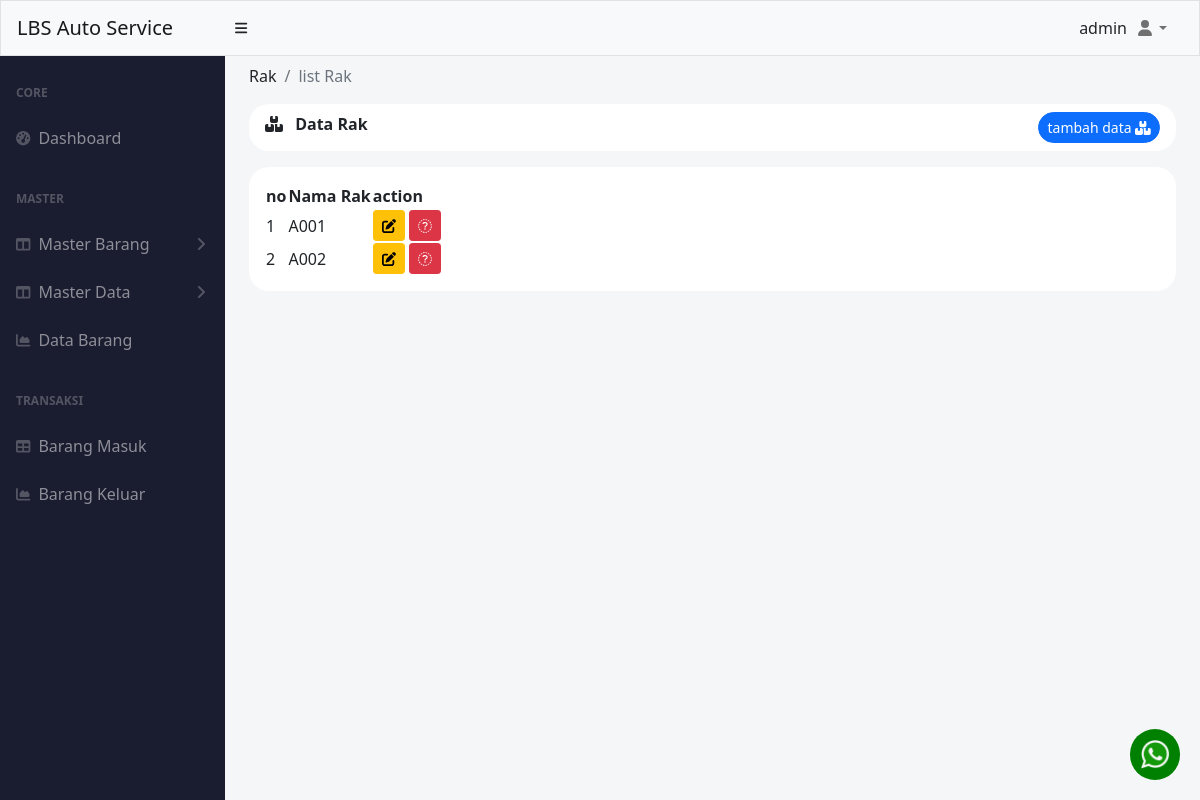
Before: /index.php?menu=rak (signed in) with the older database file.
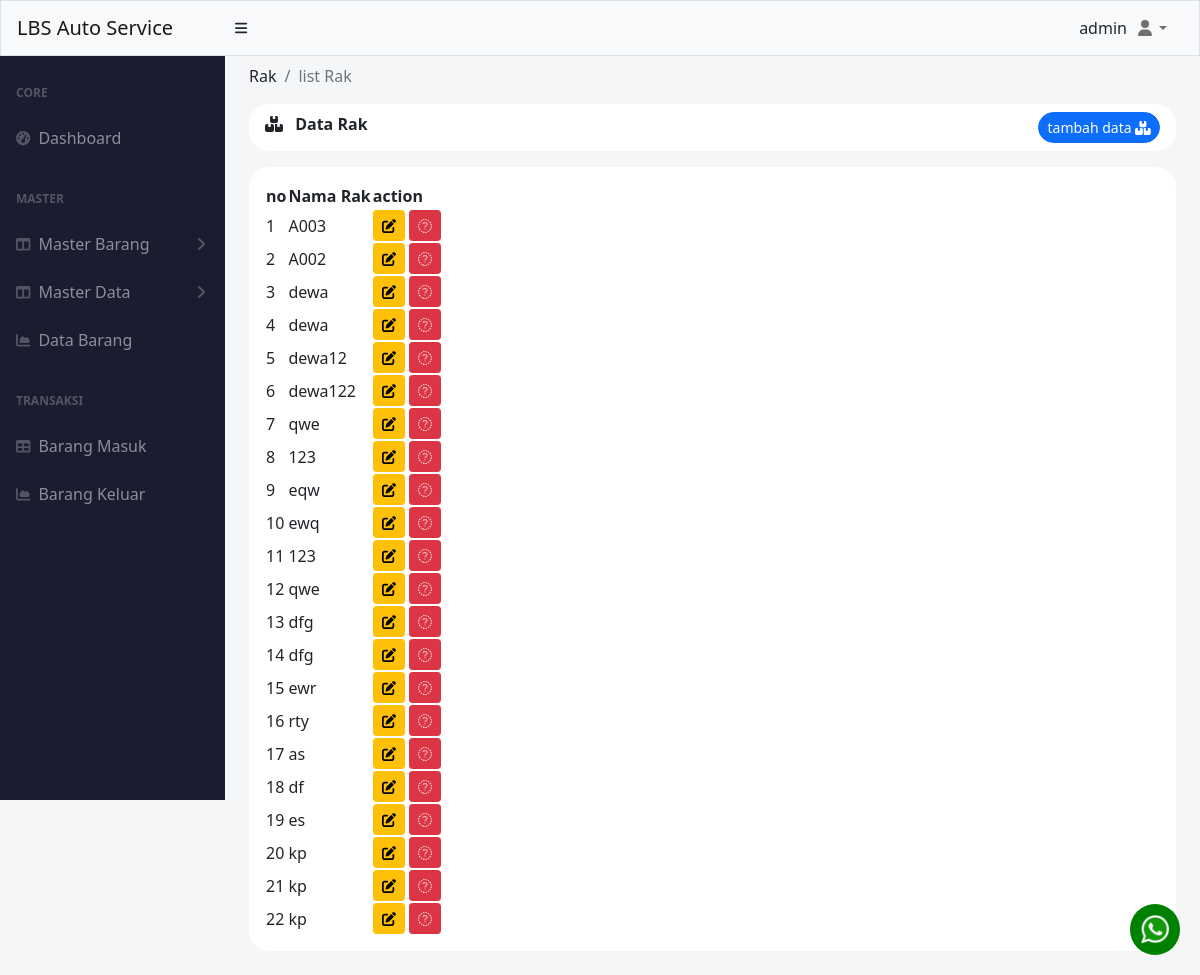
After: the same page with the newer database file.
### tables this page shows
CREATE TABLE `rak` (
  `id` int(11) NOT NULL,
  `nama` varchar(50) NOT NULL
);

### pages/master_barang/rak/index.php (the view, shortened to what this page needs)
<?php
include './koneksi.php';
$query = mysqli_query($conn, "SELECT * FROM rak");
?>
<div class="container-fluid px-4 ">
    <ol class="breadcrumb pt-2">
        <li class="breadcrumb-item ">Rak</li>
        <li class="breadcrumb-item active">list Rak</li>
    </ol>
    <div class="mb-4">
        <div class="card-header clearfix mb-3" style="border-radius: 20px ;background-color: white; border:0px;">
            <i class="fa-solid fa-boxes-stacked"></i>
            <span class="ms-2 fw-bolder"> Data Rak</span>
            <?php if($varSession['hak_akses'] =='admin'): ?>
            <button type="button" class="btn btn-sm btn-primary float-end rounded-pill" data-bs-toggle="modal" data-bs-target="#exampleModal">
                tambah data <i class="fa-solid fa-boxes-stacked"></i>
            </button>
            <?php endif; ?>
        </div>
        <div class="p-3  bg-white " style="border-radius: 20px; ">
            <table id="datatablesSimple" style="border-color: white;">
                <thead class="">
                    <tr>
                        <th>no</th>
                        <th>Nama Rak</th>
                        <?php if($varSession['hak_akses'] =='admin'): ?>
                        <th>action</th>
                        <?php endif; ?>
                    </tr>
                </thead>
                <tbody>
                    <?php
                    $i = 1;
                    while ($data = mysqli_fetch_assoc($query)) :
                    ?>
                        <tr>
                            <td><?= $i++ ?></td>
                            <td><?= $data['nama'] ?></td>
                            <?php if($varSession['hak_akses'] =='admin'): ?>
                            <td class="text-center">
                                <a href="index.php?rak=update&id=<?= $data['id']; ?>" class="btn btn-sm btn-warning">
                                    <i class="fa-solid fa-pen-to-square"></i>
                                </a>
                                <a href="index.php?rak=delete&id=<?= $data['id']; ?>" onclick="confirmDelete(event)" class="btn btn-sm btn-danger" id="delete-alert">
                                    <i class="fa-sharp fa-solid fa-trash"></i>
                                </a>
                            </td>
                            <?php endif; ?>
                        </tr>
                    <?php
                    endwhile;
                    ?>
                </tbody>
            </table>
        </div>
    </div>
</div>

Changed rows visible on the page:
changed rak (number 1 of 22 on the later page): nama "A001" → "A003"
added rak: nama "dewa"
added rak: nama "dewa"
added rak: nama "dewa12"
added rak: nama "dewa122"
added rak: nama "qwe"
added rak: nama "123"
added rak: nama "eqw"
added rak: nama "ewq"
added rak: nama "123"
added rak: nama "qwe"
added rak: nama "dfg"
added rak: nama "dfg"
added rak: nama "ewr"
added rak: nama "rty"
added rak: nama "as"
added rak: nama "df"
added rak: nama "es"
added rak: nama "kp"
added rak: nama "kp"
added rak: nama "kp"
